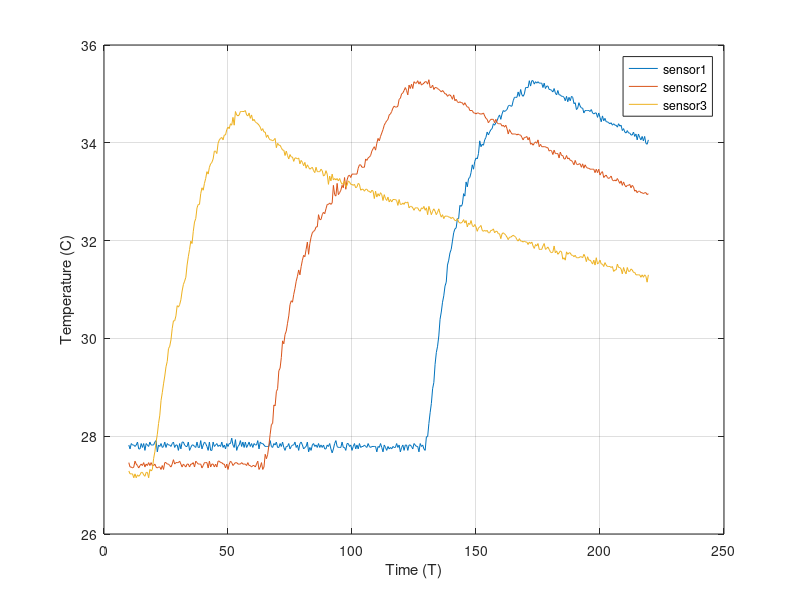

MATLAB code to generate this figure:
clear all
close all
clc
%%이건 아두이노 자체에서 필터링한 값을 매트랩으로 출력만

aa=fopen('DATALOG.TXT','r');
data = fscanf(aa,'%f', [4,1000]);
data = data';
time = data(:,1);
sensor1 = data(:,2);
sensor2 = data(:,3);
sensor3 = data(:,4);
plot(time, sensor1, time, sensor2, time, sensor3);
xlabel('Time (T)');ylabel("Temperature (C)");
legend('sensor1','sensor2','sensor3'); grid on
fclose(aa);
